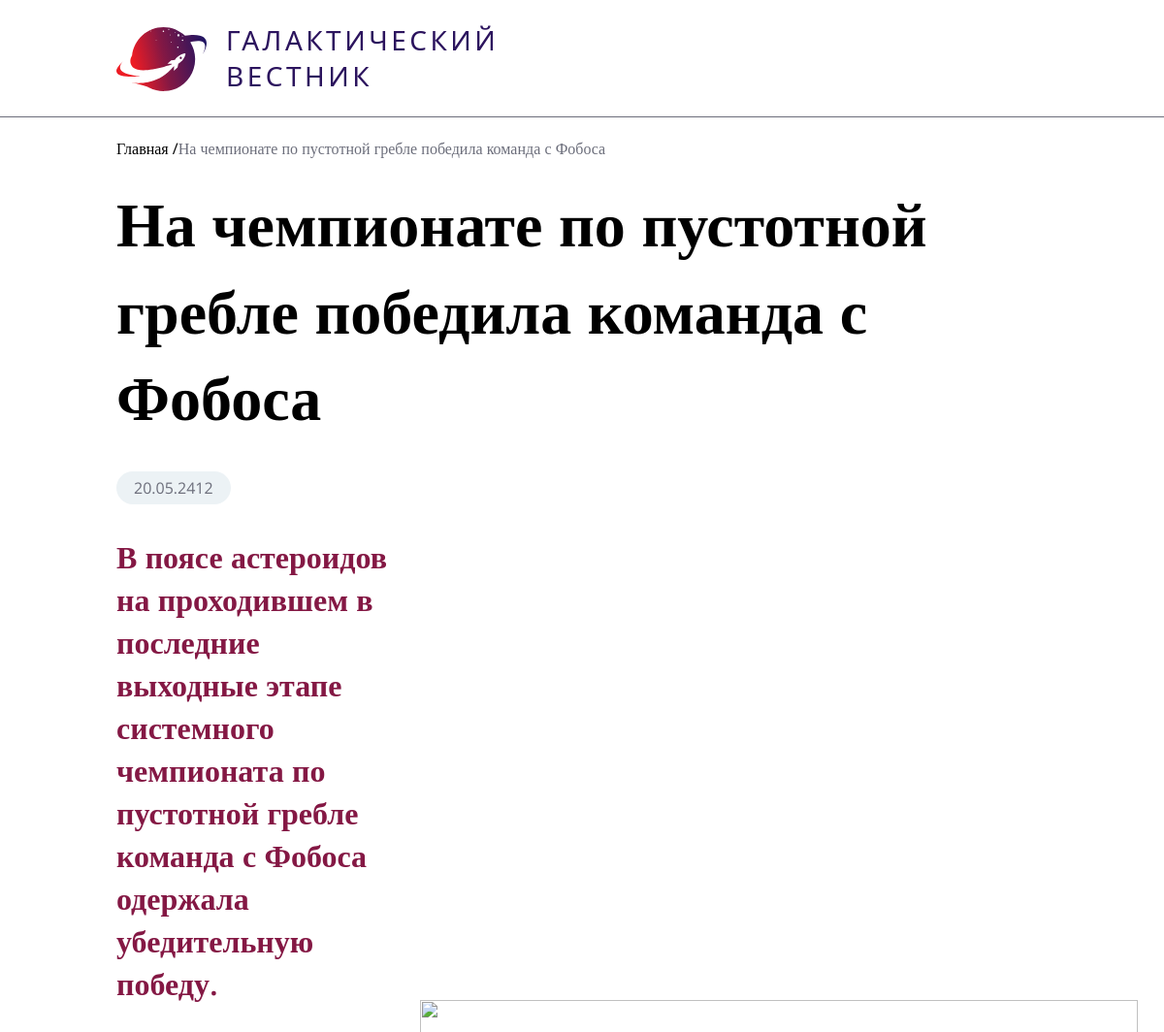
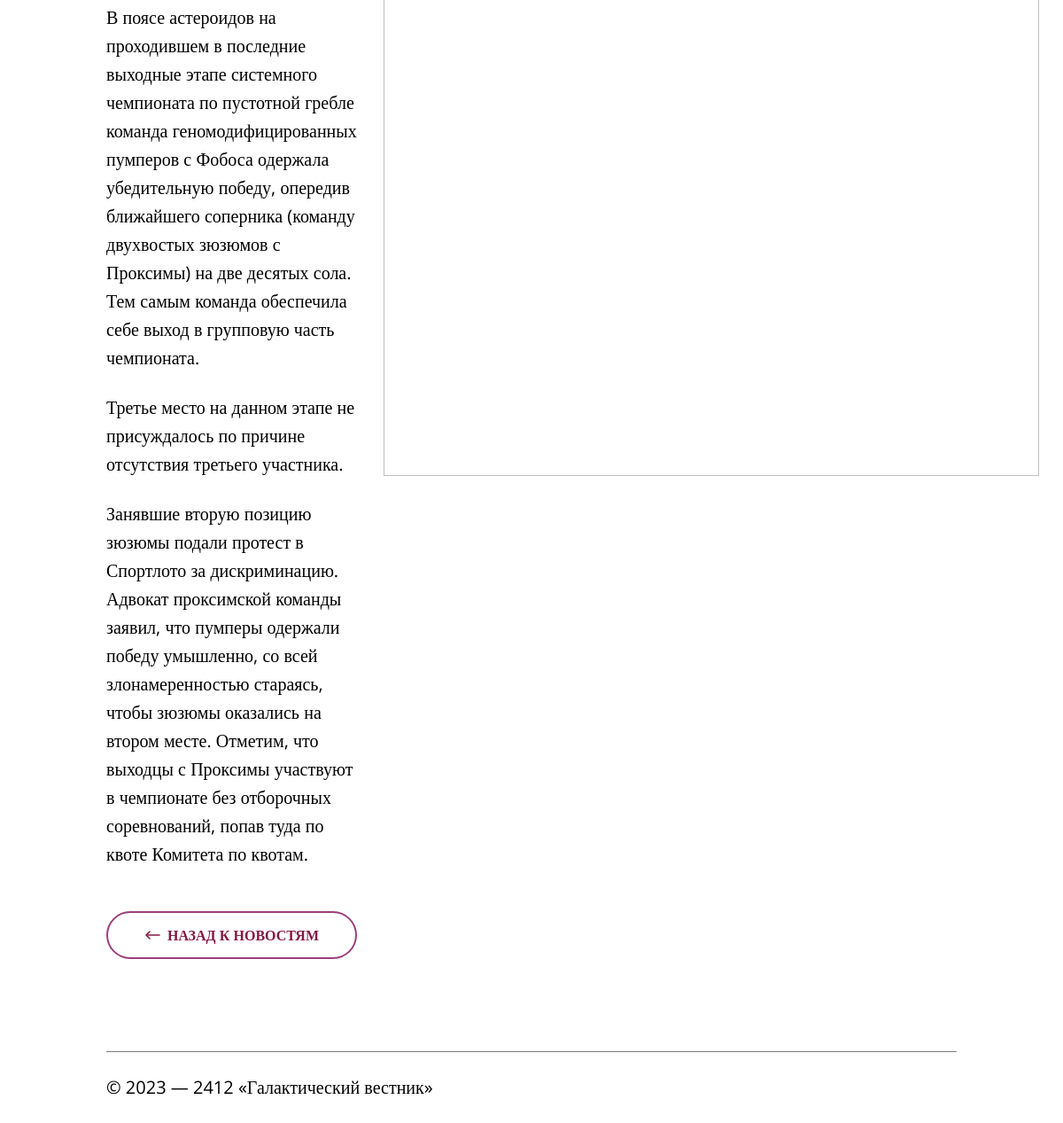
Screenshot of /news/2/ with the database file from the repository (2 pictures, top to bottom).
### tables this page shows
CREATE TABLE `news` (
  `id` int(11) unsigned NOT NULL AUTO_INCREMENT,
  `date` datetime NULL DEFAULT NULL,
  `title` varchar(250) NOT NULL DEFAULT '',
  `announce` text NULL DEFAULT NULL,
  `content` text NULL DEFAULT NULL,
  `image` varchar(250) NOT NULL DEFAULT '',
  PRIMARY KEY (`id`),
  KEY `id` (`id`),

  KEY `idx_news_date` (`date`));

### Controller/ControllerNews.php (called while the page is built, shortened)
<?php
class ControllerNews
{
    private $model;
    private $baseUrl;
    public function __construct()
    {
        $this->model = new \Model\ModelNews();
        $this->baseUrl = 'http://test.prokhorik/';
    }
    public function actionDetail($id)
    {
        $detailNews = $this->model->getItem((int)$id);
        $detailNews['image_url'] = $this->baseUrl . 'images/' . $detailNews['image'];
        $data = compact('detailNews', 'mainPageUrl');
        $this->renderView('Detail.php', $data);
    }
    private function renderView($view, $data)
    {
        extract($data);
        include_once "View/News/" . $view;
        include_once "View/Layout.php";
    }
}

### DB.php (called while the page is built)
<?php
class DB
{
    private static $instance = null;
    private $connection;
    private function __construct()
    {
        $host = 'localhost';
        $dbname = 'workspace__test';
        $username = 'root';
        $password = 'root';
        $port = 3306;
        try {
            $this->connection = new PDO("mysql:host=$host;dbname=$dbname;port=$port", $username, $password);
            $this->connection->setAttribute(PDO::ATTR_ERRMODE, PDO::ERRMODE_EXCEPTION);
        } catch (PDOException $exp) {
            echo "Error: {$exp->getMessage()}";
            exit;
        }
    }
    public static function getInstance()
    {
        if (self::$instance == null) {
            self::$instance = new DB();
        }
        return self::$instance;
    }
    public static function conn()
    {
        return self::getInstance()->getConnection();
    }
    private function getConnection()
    {
        return $this->connection;
    }
}

### Model/ModelNews.php (called while the page is built, shortened)
<?php
class ModelNews
{
    public function getItem($id)
    {
        $sql = "SELECT * FROM news WHERE id = :id";
        $sth = \DB::conn()->prepare($sql);
        $sth->bindParam(':id', $id, PDO::PARAM_INT);
        $sth->execute();
        return $sth->fetch();
    }
}

### View/News/Detail.php (the view, shortened to what this page needs)
<div class="bread_crumbs">
    <a class="bread_crumbs_start" href="/news/">Главная /</a>
    <a class="bread_crumbs_end"><?php echo $detailNews['title']; ?></a>
</div>
<div class="detail_block_title">
    <h1><?php echo $detailNews['title']; ?></h1>
</div>
<div class="detail_news_wrapper">
    <div class="detail_news">
        <div class="detail_date">
            <time><?php echo date('d.m.Y', strtotime($detailNews['date'])); ?></time>
        </div>
        <h1 class="detail_news_title"><?php echo $detailNews['announce']; ?></h1>
        <div class="detail_news_text"><?php echo $detailNews['content']; ?></div>
        <a href="/news/">
            <button class="btn detail_more_btn">
                Назад к новостям
            </button>
        </a>
    </div>
    <img class="detail_news_img" src="<?php echo $detailNews['image_url']; ?>">
</div>

### styles/index.css (style rules this page uses)
body, html { width: 100%; height: 100%; }
body { display: flex; flex-wrap: wrap; justify-content: center; }
time { background: #ECF2F5; border-radius: 20px; padding: 6px 18px; font-family: 'Open Sans'; font-style: normal; font-weight: 400; font-size: 16px; line-height: 22px; color: #6C6E7B; }
.btn_arrow { fill: #841844; }
.btn { border: 2px solid #841844; border-radius: 50px; background: #FFFFFF; color: #841844; font-family: 'Open Sans'; font-style: normal; font-weight: 600; font-size: 16px; line-height: 22px; text-transform: uppercase; white-space: nowrap; }

### styles/detail.css (style rules this page uses)
.bread_crumbs { width: 80%; height: 8%; display: flex; align-items: center; }
.detail_news_wrapper { width: 80%; margin-bottom: calc(100vh * 0.13); display: flex; align-items: center; }
.detail_news { width: 49%; display: flex; flex-wrap: wrap; }
.detail_date { border-radius: 20px; padding:6px 18px 6px 0px; margin-bottom: calc(100vh * 0.04); }
.detail_news_title { width: 100%; font-family: 'Open Sans'; font-style: normal; font-weight: 600; font-size: 32px; line-height: 44px; color: #841844; margin-bottom: calc(100vh * 0.04); }
.detail_news_text { width: 100%; font-family: 'Open Sans'; font-style: normal; font-weight: 400; font-size: 20px; line-height: 160%; color: #000000; margin-bottom: calc(100vh * 0.03); }
.detail_news_text p { margin-bottom: calc(100vh * 0.03); }
.detail_more_btn { padding: 16px 41px; width: 283px; height: 54px; border: 2px solid #9B407A; border-radius: 50px; display: flex; justify-content: center; align-items: center; }
.btn_arrow { margin-right: 7px; }
.detail_block_title { width: 80%; font-family: 'Open Sans'; font-style: normal; font-weight: 600; font-size: 64px; line-height: 140%; margin-bottom:calc(100vh * 0.04); }
.detail_news_img { width: 740px; height: 570px; margin-left: 30px; }
.bread_crumbs_start { font-family: 'Open Sans'; font-style: normal; font-weight: 400; font-size: 16px; line-height: 22px; color: #000000; }
.bread_crumbs_end { font-family: 'Open Sans'; font-style: normal; font-weight: 400; font-size: 16px; line-height: 22px; color: #6C6E7B; }

### rows the page displays
news: title "На чемпионате по пустотной гребле победила команда с Фобоса", date "20.05.2412", announce "В поясе астероидов на проходившем в последние выходные этапе системного чемпионата по пустотной гребле команда с Фобоса одержала убедительную победу.", content "В поясе астероидов на проходившем в последние выходные этапе системного чемпионата по пустотной гребле команда геномодифицированных пумперов с Фобоса одержала убедительную победу, опередив ближайшего соперника (команду двухвостых зюзюмов с Проксимы) на две десятых сола. Тем самым команда обеспечила себе выход в групповую часть чемпионата. Третье место на данном этапе не присуждалось по причине отсутствия третьего участника. Занявшие вторую позицию зюзюмы подали протест в Спортлото за дискриминацию. Адвокат проксимской команды заявил, что пумперы одержали победу умышленно, со всей злонамеренностью стараясь, чтобы зюзюмы оказались на втором месте. Отметим, что выходцы с Проксимы участвуют в…"
